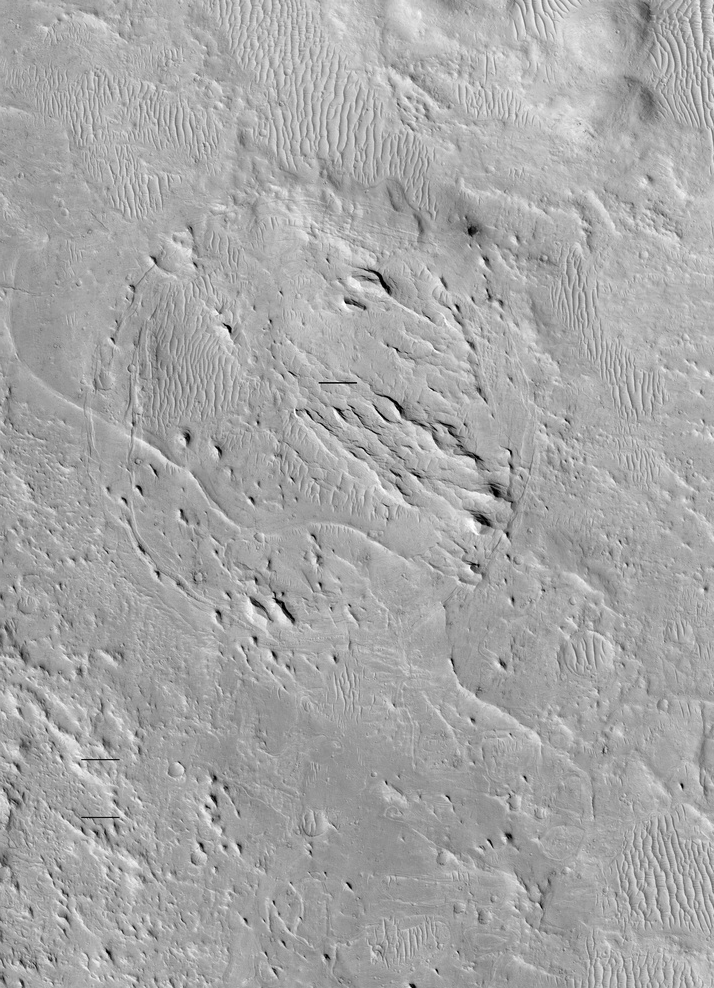
#> input picture data/NOMAP/Martian Inverted Channels/Aeolis Dorsa/images/ESP_031064_1760_RED.NOMAP.browse.jpg, 714 x 988 px, shrunk from 2048 x 2836 before the run; its folder holds only this picture in this run
$ jupyter execute GC_4_1_Img_Histogram_Normalization.ipynb   (shell and % lines are left out)
#> lines starting #> are read from the running program, lines starting #| are printed output that depends on the picture
[cell 1]
import cv2
import numpy as np
import matplotlib.pyplot as plt
import gdown
from google.colab.patches import cv2_imshow
from glob import glob

[cell 2]
# Download training data
url = "https://drive.google.com/drive/u/0/folders/1N_s2d4oVtu5ZslfTxJoAHrePF_apiwKW"
gdown.download_folder(url, quiet=True, use_cookies=False, remaining_ok=True)
#> (this line was passed over: gdown is not available in this run)

# Download test data
url = "https://drive.google.com/drive/u/0/folders/1QA6bpRj9elYiUk8ayT4yN0Vd7FLhF0Ca"
gdown.download_folder(url, quiet=True, use_cookies=False, remaining_ok=True)
#> (this line was passed over: gdown is not available in this run)

[cell 3]
def plot(img1, img2):
  plt.figure(figsize=(12,12))

  plt.subplot(1,3,1)
  plt.imshow(img1)

  plt.subplot(1,3,2)
  plt.imshow(img2)

  plt.show()

[cell 4]
img_names = sorted(glob('Martian Inverted Channels' + '/*/images/*.jpg'))
test_img_names = sorted(glob('Test data' + '/*/images/*.jpg'))
images = []
for imgInd in range(len(img_names)):
  img = cv2.imread(img_names[imgInd])
#> img is the input picture: shape (988, 714, 3); min 0, max 255, mean 166.8
  gray_image = cv2.cvtColor(img, cv2.COLOR_BGR2GRAY)
  image_eq = cv2.equalizeHist(gray_image)
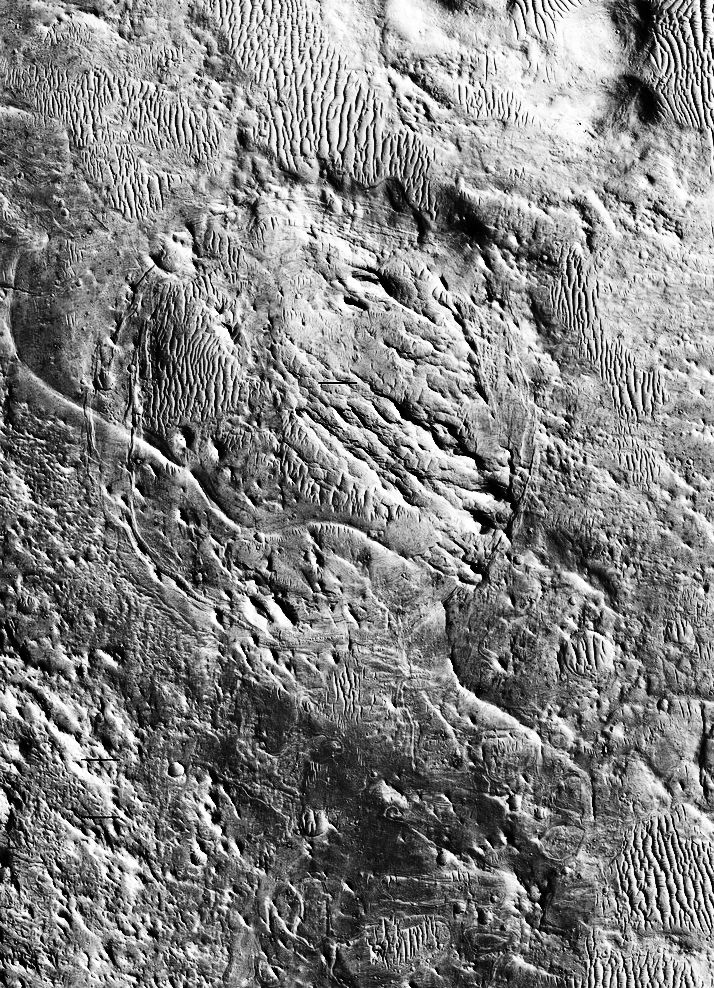
#> image_eq: shape (988, 714); min 0, max 255, mean 129.4
  plot(gray_image, image_eq)
#> in plot, `plt.show()`:
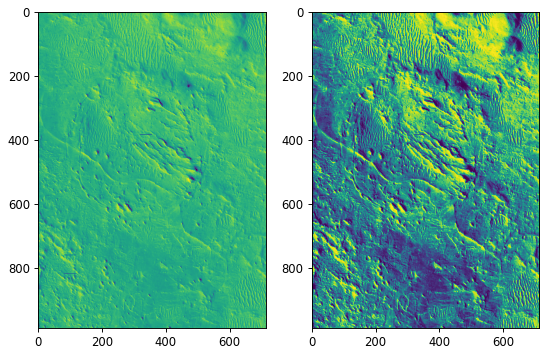
#> figure drawn by matplotlib, 2 panels
  # images.append(np.array(gray_image,dtype=np.uint8))
  images.append(gray_image)
for imgInd in range(len(test_img_names)):
  img = cv2.imread(test_img_names[imgInd])
  gray_image = cv2.cvtColor(img, cv2.COLOR_BGR2GRAY)
  image_eq = cv2.equalizeHist(gray_image)
  plot(gray_image, image_eq)
  images.append(gray_image)

$ run again, on data/NOMAP/Martian Inverted Channels/Aeolis Dorsa/images/ESP_071971_1760_RED.NOMAP.browse.jpg
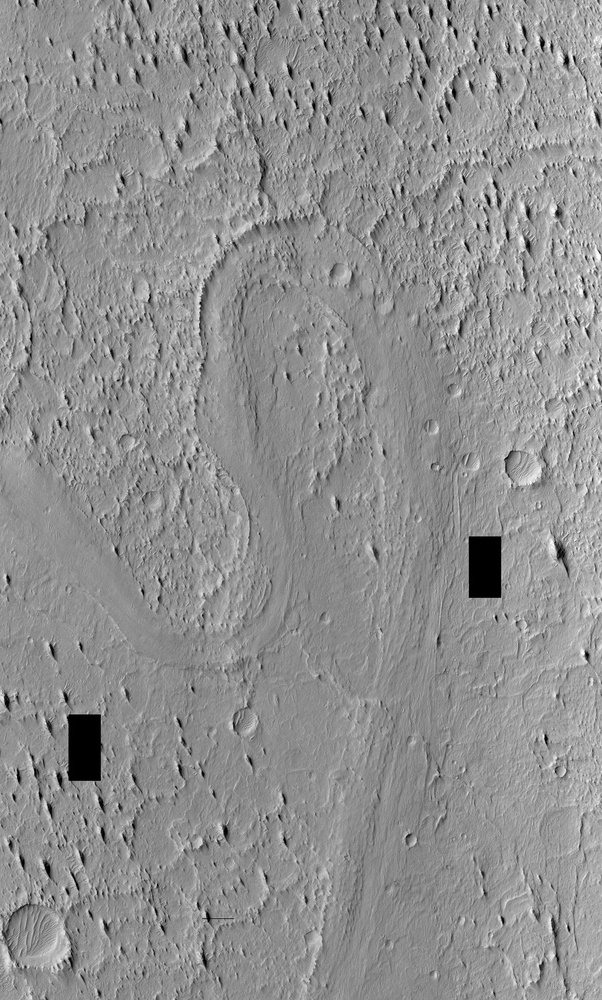
#> input picture data/NOMAP/Martian Inverted Channels/Aeolis Dorsa/images/ESP_071971_1760_RED.NOMAP.browse.jpg, 602 x 1000 px, shrunk from 2048 x 3404 before the run
#> img is the input picture: shape (1000, 602, 3); min 0, max 255, mean 144.1
#> `image_eq = cv2.equalizeHist(gray_image)`:
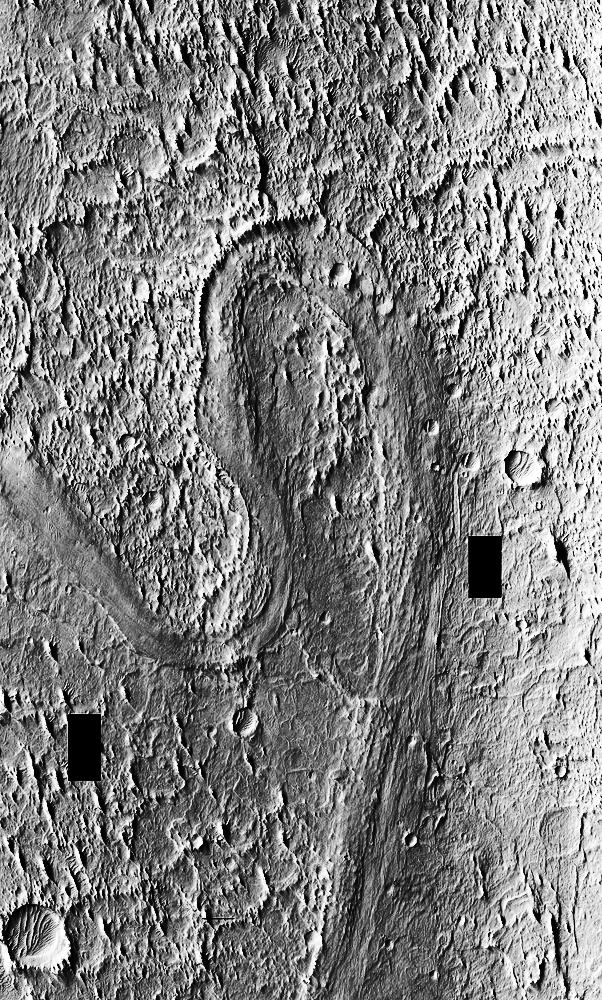
#> image_eq: shape (1000, 602); min 0, max 255, mean 128.6
#> in plot, `plt.show()`:
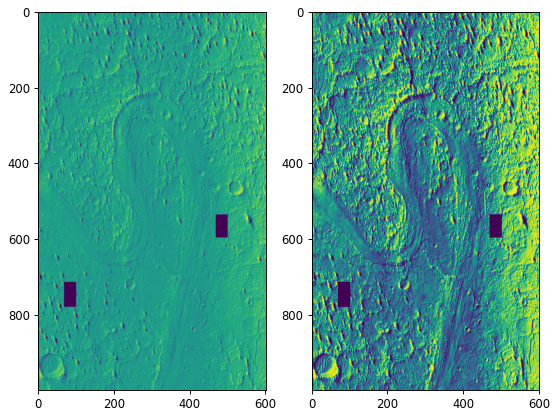
#> figure drawn by matplotlib, 2 panels

$ run again, on data/NOMAP/Martian Inverted Channels/Aeolis Dorsa/images/ESP_072327_1750_RED.NOMAP.browse.jpg
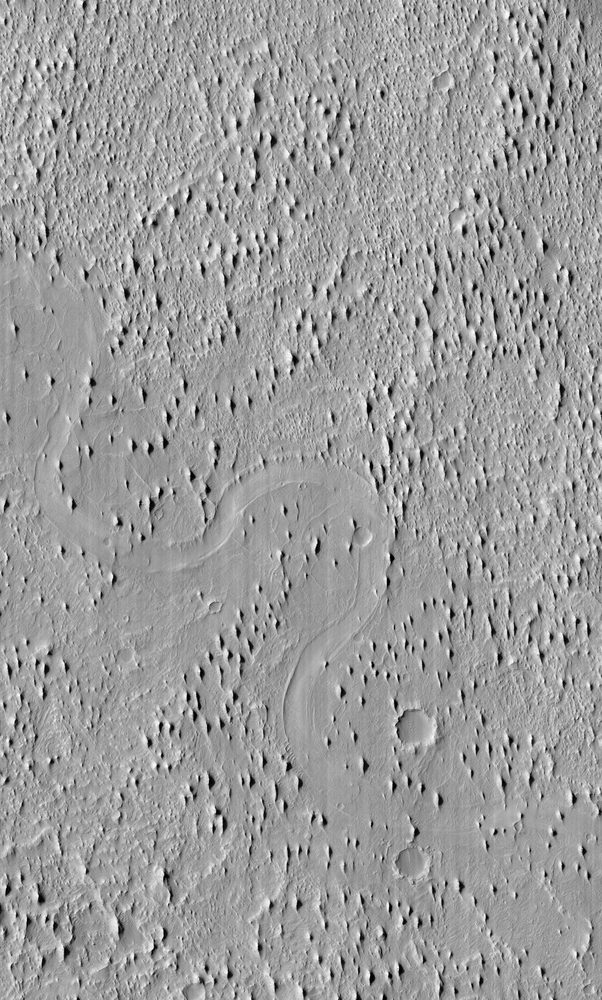
#> input picture data/NOMAP/Martian Inverted Channels/Aeolis Dorsa/images/ESP_072327_1750_RED.NOMAP.browse.jpg, 602 x 1000 px, shrunk from 2048 x 3404 before the run
#> img is the input picture: shape (1000, 602, 3); min 0, max 255, mean 156.2
#> `image_eq = cv2.equalizeHist(gray_image)`:
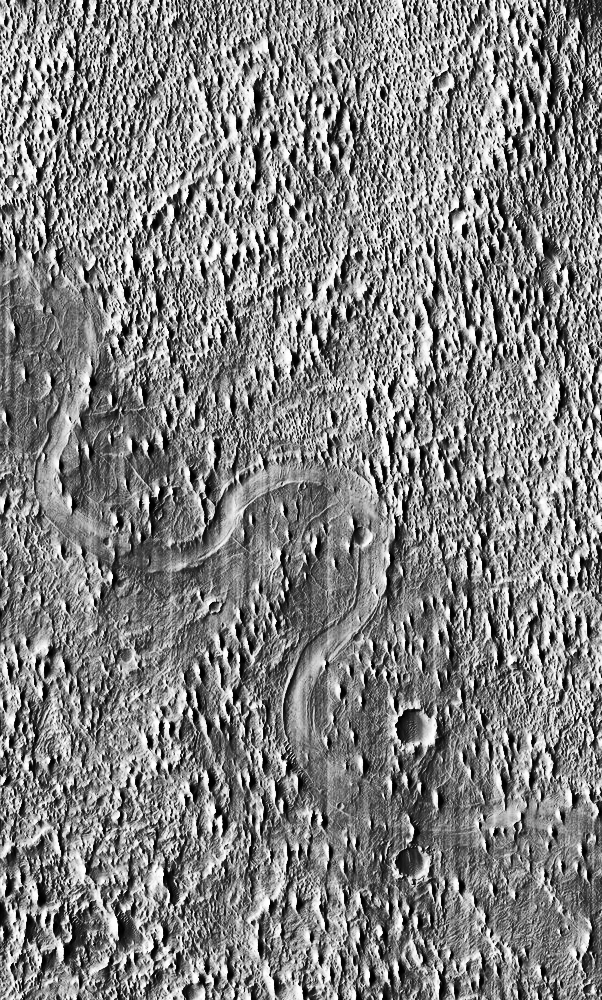
#> image_eq: shape (1000, 602); min 0, max 255, mean 129
#> in plot, `plt.show()`:
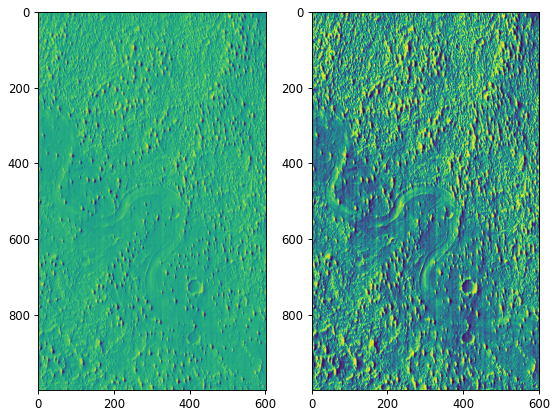
#> figure drawn by matplotlib, 2 panels
